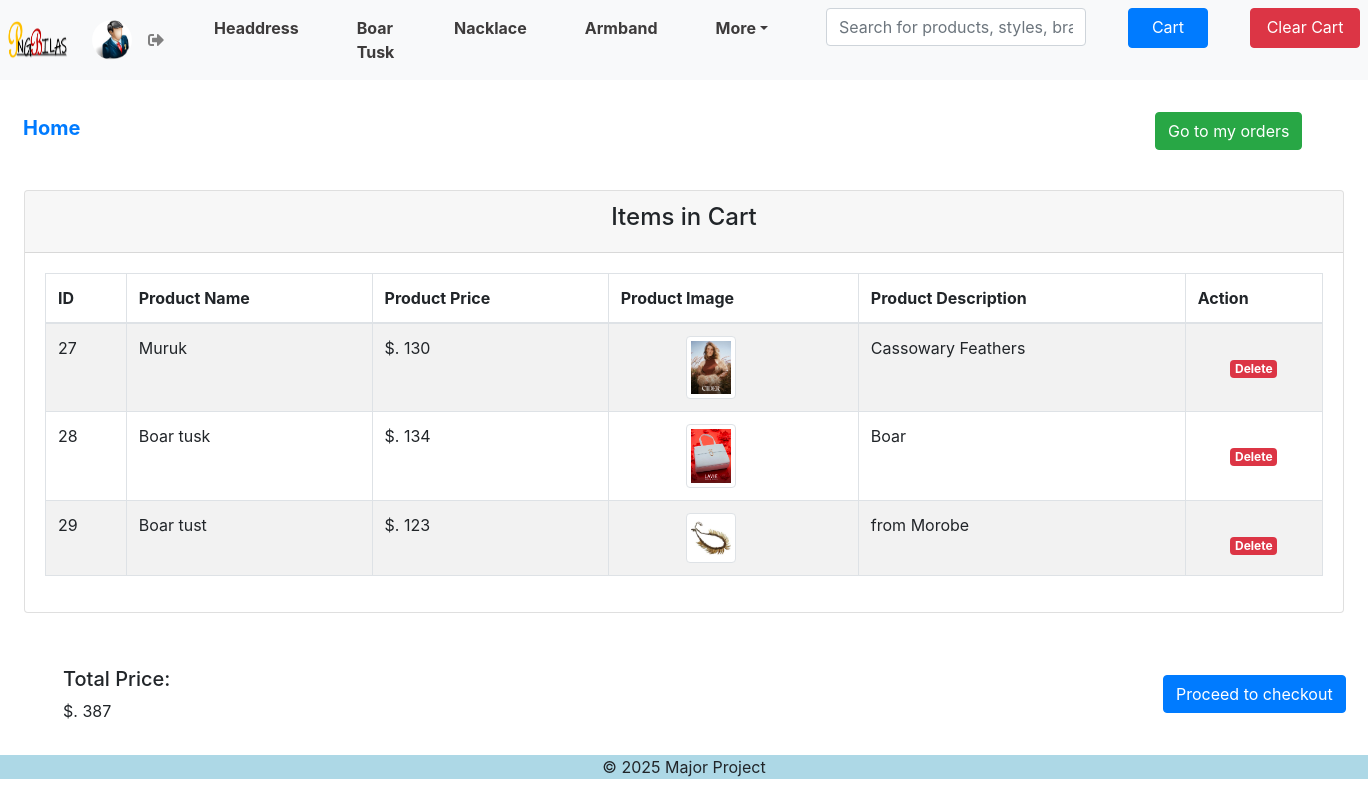
The page /User/Index/viewcart.php on the database as committed earlier.
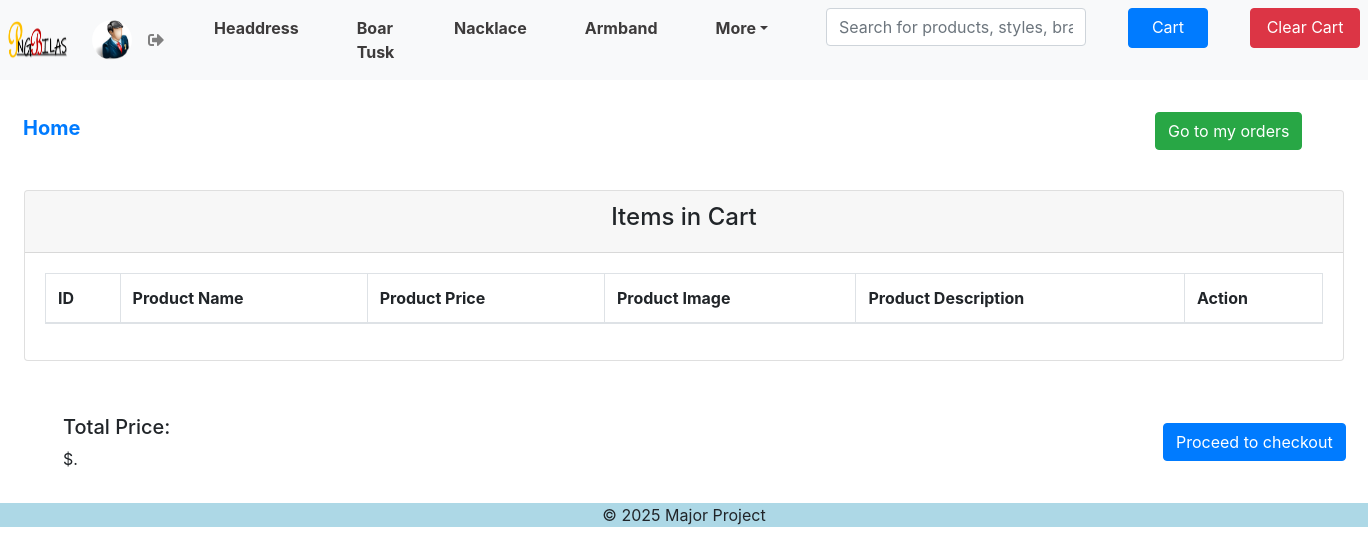
The same page on the database as committed later.
### tables this page shows
CREATE TABLE `cart` (
  `ID` int(5) NOT NULL,
  `product_name` varchar(20) NOT NULL,
  `product_price` int(20) NOT NULL,
  `product_image` varchar(100) NOT NULL,
  `product_desc` varchar(50) NOT NULL
);

### User/Index/viewcart.php (the view, shortened to what this page needs)
<?php
include 'include/header.php';
include 'include/navbar.php';
?>
<div class="container-fluid body-area mt-1">
  <div class="row mt-4">
    <div class="col-md-10 col-sm-12 mt-1">
      <h5 class="pt-2 ml-2"><a href="/E-commerces/E-Commerce/User/Index/index.php"
          style="text-decoration: none; font-weight: bold;">Home</a>
      </h5>
    </div>
    <div class="col-md-2 col-sm-12">
      <h5 class="pt-2"><a href="/E-commerces/E-Commerce/User/Index/vieworder.php" class="btn btn-success">Go to my orders</a>
      </h5>
    </div>
  </div>
  <div class="row">
    <div class="col-md-12 col-sm-12 view-area mt-2 p-4">
      <div class="card">
        <div class="card-header">
          <h4 class="text-center">Items in Cart</h4>
        </div>
        <div class="card-body">
          <table id="dtBasicExample"
            class="table table-responsive table-striped table-bordered  w-100 d-block d-md-table" cellspacing="0"
            width="100%">
            <thead>
              <th class="th-sm">ID
              </th>
              <th class="th-sm">Product Name
              </th>
              <th class="th-sm">Product Price
              </th>
              <th class="th-sm">Product Image
              </th>
              <th class="th-sm">Product Description
              </th>
              <th class="th-sm">Action
              </th>
            </thead>
            <tbody>
              <?php
            include 'Sql/config.php';
            ?>
              <?php
            $sql = "SELECT * FROM cart";
            $table = mysqli_query($conn, $sql);
            if(mysqli_num_rows($table)>0){
                while ($row = mysqli_fetch_array($table)) {
                 ?>
              <tr>
                <td>
                  <?php echo $row['ID'];?>
                </td>
                <td>
                  <?php echo $row['product_name'];?>
                </td>
                <td>
                  $.
                  <?php echo $row['product_price'];?>
                </td>
                <td style="text-align:center;">
                  <img src="/E-commerces/E-Commerce/admin/index/img/uploads/<?php echo $row['product_image'];?>"
                    class="img-thumbnail mr-5 ml-1" height="50px" width="50px" id="pimg"></td>
                <td>
                  <?php echo $row['product_desc'];?>
                </td>
                <td style="text-align: center;">
                  <a href="Sql/delcart.php?id=<?php echo $row['ID'];?>" class="badge badge-danger mt-4">Delete</a>
                </td>
              </tr>
              <?php
                            }
                          }
                          ?>
            </tbody>
          </table>
        </div>
      </div>
    </div>
  </div>
  <div class="row pl-5">
    <div class="col-md-10 col-sm-12 mb-3">
      <h5>Total Price:</h5>
      <p> $.
        <?php
include 'Sql/config.php';
$fetch = " SELECT SUM(product_price) AS `count_price` FROM cart";
$results = mysqli_query($conn, $fetch) or die(mysql_error());
while($row = mysqli_fetch_array($results)){
     echo $row['count_price'];
}
?>
      </p>
    </div>
    <div class="col-md-2 col-sm-12 mb-3 mt-2">
      <a href="/E-commerces/E-Commerce/User/Index/checkout.php" class="btn btn-primary">Proceed to checkout</a>
    </div>
  </div>
</div>
<?php
include 'include/footer.php';
?>

Rows that differ between the two databases and show on the page:
removed cart: ID "27", product_name "Muruk", product_price "130", product_image (picture), product_desc "Cassowary Feathers"
removed cart: ID "28", product_name "Boar tusk", product_price "134", product_image (picture), product_desc "Boar"
removed cart: ID "29", product_name "Boar tust", product_price "123", product_image (picture), product_desc "from Morobe"
Other text that changed with them:
list line gone: "387"
